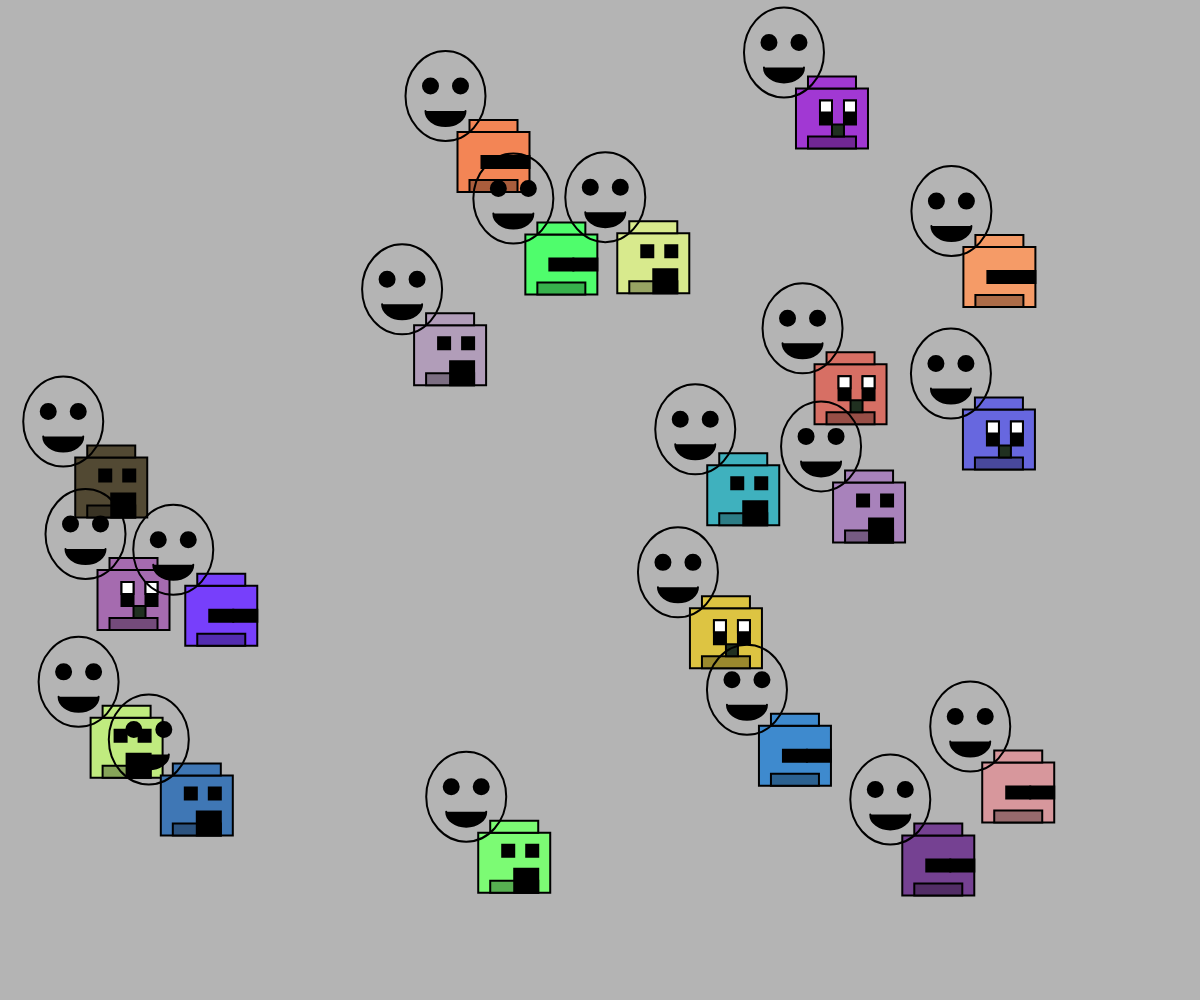
Frame 1 (no input)
Frame 60 (no input): identical to frame 1, image omitted
Frame 120 (the mouse pressed at the canvas centre since frame 60): identical to frame 1, image omitted

The p5.js sketch that drew this single still picture (run headless with seeded random() and noise() and a simulated clock; from frame 60 on, the mouse is pressed at the canvas centre):

// p5.js sketch
// ── sketch.js
// Créame que yo hice todo el código. Me recordaba un poco a Python, por alguna razón, así que fue un poquito fácil de hacer:(
// Me tardé en hacer la tarea, precisamente, porque estaba investigando cómo hacer todo el dibujo:(
// Lo único que sí hice con IA fue la función que hace que no se encimen, porque no me salía lo que veía en foros o tutoriales:(
// No suelo usarla para hacer código y me siento mal por hacerlo, pero resultó bien, por eso lo dejé, perdóneme TuT

// Tamaño base de cada pixel grande usado para dibujar en estilo pixel-art.
let p = 12;
// Tamaño aproximado del eslaim en pixeles (o sea, ancho x alto)
let slimeSizePx = 8 * p;
let fantasmaSizePx = 8 * p;
// Arreglo donde se guardan los datos de cada eslaim (posición, color, cara, todo eso xd).
let slimes = [];
// Arreglo donde se guardan los datos de cada fantasma (posición, tamaño, opacidad, todo eso xd).
let ghosts = [];

function setup() {
  // Crea un canvas que ocupa toda la ventana del navegador.
  createCanvas(windowWidth, windowHeight);
  // No use noStroke() porque me gusta más con borde xd
  strokeWeight(2);

  // Crear 20 slimes con posiciones que no se encimen
  // (por favor, que funcione, porque no confío en ChatGPT y ya llevo horas aquí TuT)
  for (let i = 0; i < 20; i++) {
    let newX, newY;
    let safe = false;


    // Intentar generar coordenadas hasta que no se encime con otro eslaim (dios plan)
    while (!safe) {
      newX = random(50, width - slimeSizePx - 50);
      newY = random(50, height - slimeSizePx - 50);
      newX = random(50, width - fantasmaSizePx - 50);
      newY = random(50, height - fantasmaSizePx - 50);

      // Si no choca con ninguno, se coloca el eslaim claroquesi
      if (!isOverlapping(newX, newY)) {
        safe = true;
      }
    }

    // Guardar eslaim (ojalá)
    slimes.push({
      x: newX,
      y: newY,
      color: color(random(50, 255), random(50, 255), random(50, 255)),
      face: floor(random(3))
    });

    ghosts.push({
      x: newX,
      y: newY,
    });

  }
}

function draw() {
  // Fondo.
  background("#b4b4b4ff");

  // Dibujar cada eslaim guardado en el arreglo
  for (let s of slimes) {
    drawSlime(s.x, s.y, s.color, s.face);
  }
  for (let g of ghosts) {
    drawGhost(g.x, g.y);
  }
}

// FUNCIÓN IMPORTANTE PARA REVISAR ENCIMES (ya sirve, ya no le muevas)
function isOverlapping(x, y) {
  for (let s of slimes) {
    // Si la distancia entre sus centros es menor al tamaño del eslaim => se enciman, por tanto no se hace
    if (dist(x, y, s.x, s.y) < slimeSizePx * 0.9) {
      return true;
    }
  }
  return false;

  for (let g of ghosts) {
    // Si la distancia entre sus centros es menor al tamaño del eslaim => se enciman, por tanto no se hace
    if (dist(x, y, s.x, s.y) < slimeSizePx * 0.9) {
      return true;
    }
  }
  return false;
}

// Dibuja un eslaim individual en una posición, con un color y un tipo de cara
function drawSlime(ox, oy, c, faceType) {
  // Color del cuerpo del eslaim
  fill(c);
  
  // Cuerpo base (dos rectángulos que forman la tipo gota)
  rect(ox + 1*p, oy + 3*p, 6*p, 5*p); // Primitivo
  rect(ox + 2*p, oy + 2*p, 4*p, 1*p); // Primitivo

  // Sombra inferior para dar volumen (ya me creo pro xddd)
  fill(lerpColor(c, color(0), 0.3));
  rect(ox + 2*p, oy + 7*p, 4*p, 1*p); // Primitivo

  // CARAS DIFERENTES
  if (faceType === 0) {
    // Una feli'
    fill(0);
    rect(ox + 3*p, oy + 4*p, 1*p, 2*p); // Primitivo
    rect(ox + 5*p, oy + 4*p, 1*p, 2*p); // Primitivo

    fill(255);
    rect(ox + 3*p, oy + 4*p, 1*p, 1*p); // Primitivo
    rect(ox + 5*p, oy + 4*p, 1*p, 1*p); // Primitivo

    fill("#203020");
    rect(ox + 4*p, oy + 6*p, 1*p, 1*p); // Primitivo

  } else if (faceType === 1) {
    // Una sorprendida (:0, o intento de JAJA)
    fill(0);
    rect(ox + 3*p, oy + 4*p, 1*p, 1*p); // Primitivo
    rect(ox + 5*p, oy + 4*p, 1*p, 1*p); // Primitivo

    fill(0);
    rect(ox + 4*p, oy + 6*p, 2*p, 2*p); // Primitivo

  } else if (faceType === 2) {
    // Mimida (dormida xd) (parece más como un robot XD... nimodo)
    fill(0);
    rect(ox + 3*p, oy + 5*p, 2*p, 1*p); // Primitivo
    rect(ox + 5*p, oy + 5*p, 2*p, 1*p); // Primitivo

    fill("#203020");
  }
}

function drawGhost(ox, oy) {
  fill(255, 255, 255, 0.4);
  ellipse(ox, oy, 80, 90); // Primitivo

  fill(0);
  ellipse(ox - 15, oy - 10, 15); // Primitivo
  ellipse(ox + 15, oy - 10, 15); // Primitivo

  fill(0);
  arc(ox, oy + 15, 40, 30, 0, PI); // Primitivo
}
